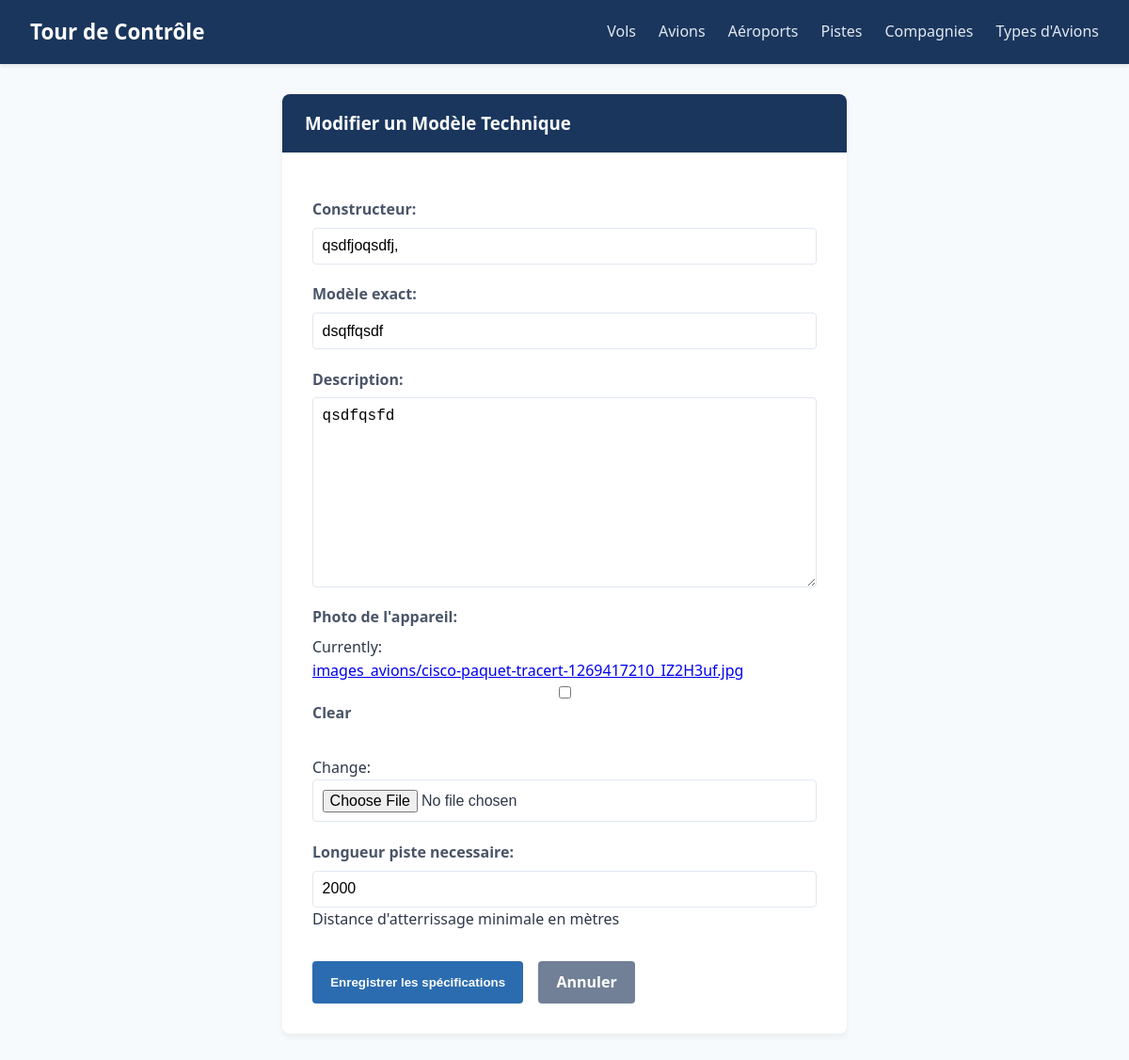
/types-avions/4/modifier/, run on the app's committed database.
### gestion_trafic/models.py (models this page shows, shortened)
class TypeAvion(models.Model):
    marque = models.CharField(max_length=100, verbose_name="Constructeur")
    modele = models.CharField(max_length=100, verbose_name="Modèle exact")
    description = models.TextField(blank=True, null=True)
    image = models.ImageField(upload_to='images_avions/', blank=True, null=True, verbose_name="Photo de l'appareil")
    longueur_piste_necessaire = models.IntegerField(help_text="Distance d'atterrissage minimale en mètres")

### gestion_trafic/views.py (the view)
# urls.py: path('types-avions/<int:pk>/modifier/', views.TypeAvionUpdateView.as_view(), name='modifier_type_avion'),
class TypeAvionUpdateView(UpdateView):
    model = TypeAvion
    form_class = TypeAvionForm
    template_name = 'gestion_trafic/types_avions/formulaire.html'
    success_url = reverse_lazy('liste_types_avions')

### gestion_trafic/forms.py
class TypeAvionForm(forms.ModelForm):
    class Meta:
        model = TypeAvion
        fields = ['marque', 'modele', 'description', 'image', 'longueur_piste_necessaire']

### gestion_trafic/templates/gestion_trafic/types_avions/formulaire.html (shortened to what this page needs)
{% extends 'gestion_trafic/base.html' %}
{% block content %}
<div class="form-card">
    <h3 class="form-header">{% if object %}Modifier{% else %}Ajouter{% endif %} un Modèle Technique</h3>
    <div class="form-body">
        <form method="POST" enctype="multipart/form-data">
            {{ form.as_p }}
            <div class="form-actions">
                <button type="submit" class="btn btn-primary">Enregistrer les spécifications</button>
                <a href="{% url 'liste_types_avions' %}" class="btn btn-secondary">Annuler</a>
            </div>
        </form>
    </div>
</div>
{% endblock %}

### gestion_trafic/static/css/style.css (style rules this page uses)
:root { --primary-color: #1a365d; --secondary-color: #2b6cb0; --bg-light: #f7fafc; --text-dark: #2d3748; --white: #ffffff; --success: #38a169; --warning: #dd6b20; --danger: #e53e3e; --border-color: #e2e8f0; }
body { font-family: 'Segoe UI', Tahoma, Geneva, Verdana, sans-serif; background-color: var(--bg-light); color: var(--text-dark); margin: 0; padding: 0; line-height: 1.6; }
.btn { display: inline-block; padding: 0.6rem 1.2rem; border-radius: 4px; font-weight: 600; text-decoration: none; cursor: pointer; border: none; transition: background-color 0.2s; }
.btn-primary { background-color: var(--secondary-color); color: var(--white); }
.btn-secondary { background-color: #718096; color: var(--white); }
.form-card { max-width: 600px; margin: 0 auto; background-color: var(--white); border-radius: 8px; box-shadow: 0 4px 6px rgba(0,0,0,0.05); overflow: hidden; }
.form-header { background-color: var(--primary-color); color: var(--white); padding: 1rem 1.5rem; margin: 0; }
.form-body { padding: 2rem; }
.form-body p { display: flex; flex-direction: column; margin-bottom: 1.2rem; }
.form-body label { font-weight: 600; margin-bottom: 0.4rem; color: #4a5568; }
.form-body input, .form-body select, .form-body textarea { padding: 0.6rem; border: 1px solid var(--border-color); border-radius: 4px; font-size: 1rem; background-color: #fff; }
.form-actions { margin-top: 2rem; display: flex; gap: 1rem; }

### data on the page
TypeAvion: marque "qsdfjoqsdfj,", modele "dsqffqsdf", description "qsdfqsfd", longueur_piste_necessaire "2000"
